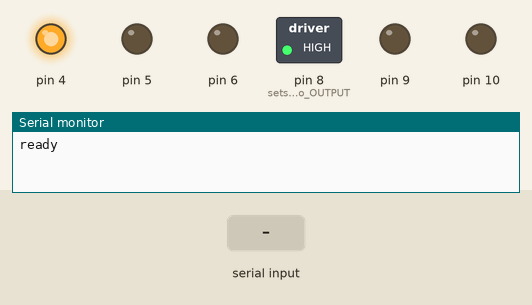
Recording of a sketch running on a simulated Arduino Uno, built with avr-gcc and run on an emulated ATmega328P. Parts: switched loads named in the sketch (green lamp = pin HIGH), output pins drawn as LEDs (lit = HIGH), the last lines printed to the serial monitor. The inputs (shaded band) are chosen by the test bench.

Above: at 1.2 s.
1.3 s: "g" received over Serial
At 2.5 s:
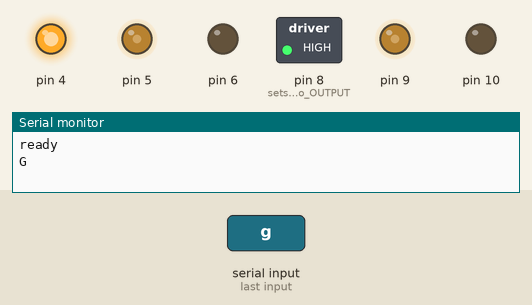
2.8 s: "h" received over Serial
At 3.9 s:
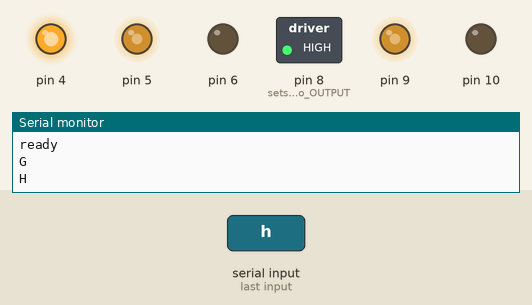
4.3 s: "j" received over Serial
At 5.0 s:
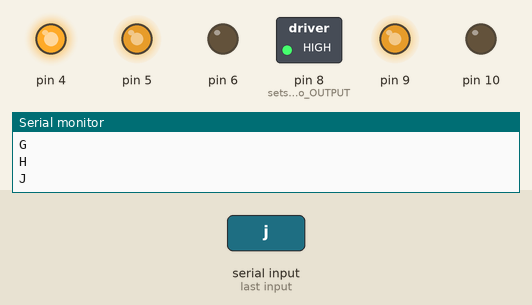
5.8 s: "k" received over Serial
At 6.2 s:
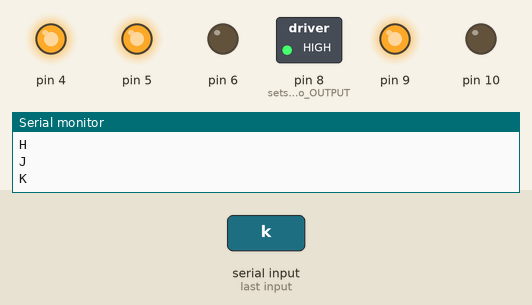
Timing chart, 0 to 8.3 s (numbered marks = the images above; inputs shaded):
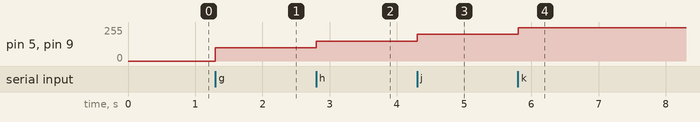

Measured:
- after the input at 1.3 s, pin 5, pin 9: 0/255 → 100/255 at once
- after the input at 2.8 s, pin 5, pin 9: 100/255 → 150/255 at once
- after the input at 4.3 s, pin 5, pin 9: 150/255 → 200/255 at once
- after the input at 5.8 s, pin 5, pin 9: 200/255 → 250/255 at once

The sketch:

speedctrl.ino
```cpp
void setup() {
  Serial.begin(9600);
  // Note: Using 8,9,10 and 4,5,6 as 5,6,9,10 support analogWrite (PWM)
  pinMode(8, OUTPUT); // sets pin 8 to OUTPUT
  pinMode(9, OUTPUT);
  pinMode(10, OUTPUT);
  digitalWrite(8, HIGH); // ENABLE always on
  // second set
  pinMode(4, OUTPUT);
  pinMode(5, OUTPUT);
  pinMode(6, OUTPUT);
  digitalWrite(4,HIGH);

  digitalWrite(10,LOW); // both pins low since both motors moving one way only
  digitalWrite(6,LOW);
  Serial.println("ready");
}

void loop() {
  int cmd = Serial.read();
  switch(cmd) {
    case 103: //forward
      Serial.println("G");
      analogWrite(9,100);
      analogWrite(5,100);
      break;
    case 104: //forward
      Serial.println("H");
      analogWrite(9,150);
      analogWrite(5,150);
      break;
    case 106: //forward
      Serial.println("J");
      analogWrite(9,200);
      analogWrite(5,200);
      break;
    case 107: //forward
      Serial.println("K");
      analogWrite(9,250);
      analogWrite(5,250);
      break;
    case 120:
      Serial.println("Helloworld!");
      digitalWrite(9,LOW);
      digitalWrite(10,LOW);
      digitalWrite(5,LOW);
      digitalWrite(6,LOW);
      break;
    default:
      break;
  }

}
```
